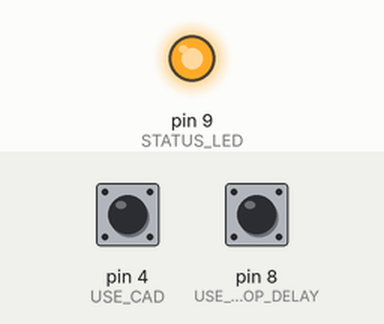
The sketch below on a simulated Arduino Pro Mini, built with avr-gcc and run on an emulated ATmega328P. On the bench: output pins drawn as LEDs (lit = HIGH). Inputs (shaded band) come from the test bench; at power-on: pin 4 (USE_CAD) HIGH, pin 8 (USE_LOOP_DELAY) HIGH. No radio packets arrive unless stated.

Above: at 0.08 s.
At 3.1 s:
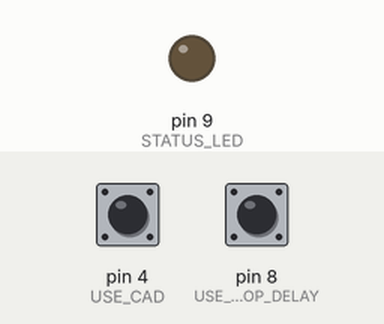
Timing chart, 0 to 7.9 s (numbered marks = the images above):
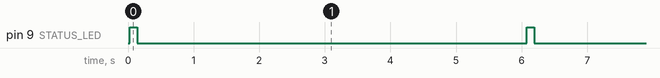

The sketch:

pro-mini-simple-lora-client.ino
```cpp
//
// Simple lora client. Uses Simple lora server.
//
// Test the affectiveness of SemTech/HopeRF Channel Activity Detection
// to reduce collisions in a simple broadcast transmission protocol.
//
// Arduino pin 4 and 8 control CAD and loop delay, resp.
//
// Based on LoRa Simple Yun Client by Edwin Chen <support@dragino.com>,
// Dragino Technology Co., Limited
//
//
// James Gallagher <jgallagher@opendap.org>
// 7/6/20

#include <SPI.h>
#include <RH_RF95.h>
//#include <LowPower.h>

#define RFM95_INT 3
#define RFM95_CS 5
#define RFM95_RST 6

#define FREQ 915.0
#define BANDWIDTH 125000
#define SPREADING_FACTOR 7  // sf = 6 - 12 --> 2^(sf)
#define CODING_RATE 5

#define NODE 1
#define DEBUG 0
#define EXPECT_REPLY 0
#define WAIT_AVAILABLE 3000 // ms to wait for a response from server
#define TX_INTERVAL 6000 // ms to wait before next transmission
#define CAD_TIMEOUT 3000 // timeout for CAD wait

#define USE_CAD 4   // If pin 4 is high, use CAD
#define USE_LOOP_DELAY 8  // If pin 8 is high, use a loop delay
#define STATUS_LED 9

// Without a loop delay, packets will be sent as fast as possible.
// This should cause maximum collisions.

#if DEBUG
#define IO(x) do { x; } while (false)
#else
#define IO(x)
#endif

// Singleton instance of the radio driver
RH_RF95 rf95(RFM95_CS, RFM95_INT);

unsigned int tx_power = 13;   // dBm 5 tp 23 for RF95

void setup()
{

  pinMode(USE_CAD, INPUT_PULLUP);
  pinMode(USE_LOOP_DELAY, INPUT_PULLUP);
  pinMode(STATUS_LED, OUTPUT);

  IO(Serial.begin(9600));
#if 0
  while (!Serial) ; // Wait for serial port to be available
#endif

  // LORA manual reset
  digitalWrite(RFM95_RST, LOW);
  delay(15);
  // LowPower.powerDown(SLEEP_15MS, ADC_OFF, BOD_OFF);
  digitalWrite(RFM95_RST, HIGH);
  delay(15);
  //LowPower.powerDown(SLEEP_15MS, ADC_OFF, BOD_OFF);

  Serial.println("Start LoRa Client");

  if (!rf95.init()) {
    IO(Serial.println(F("LoRa init failed.")));
    while (true) ;
  }

  // Setup ISM frequency
  rf95.setFrequency(FREQ);

  // Setup BandWidth, option: 7800,10400,15600,20800,31200,41700,62500,125000,250000,500000
  // Lower BandWidth for longer distance.
  rf95.setSignalBandwidth(BANDWIDTH);

  // Setup Power,dBm
  rf95.setTxPower(tx_power);

  // Setup Spreading Factor (6 ~ 12)
  rf95.setSpreadingFactor(SPREADING_FACTOR);

  // Setup Coding Rate:5(4/5),6(4/6),7(4/7),8(4/8)
  rf95.setCodingRate4(CODING_RATE);

  // rf95.setCADTimeout(CAD_TIMEOUT);
}

void yield(unsigned long ms_delay)
{
  unsigned long start = millis();
  while ((millis() - start) < ms_delay)
    yield();
}

// Function created to obtain chip's actual Vcc voltage value, using internal bandgap reference
// This demonstrates ability to read processors Vcc voltage and the ability to maintain A/D
// calibration with changing Vcc. Now works for 168/328 and mega boards.
// Thanks to "Coding Badly" for direct register control for A/D mux
// 1/9/10 "retrolefty"

/**
   @return The battery voltage x 100 as an int
*/
int get_bandgap()
{
#if defined(__AVR_ATmega1280__) || defined(__AVR_ATmega2560__)
  // For mega boards
  const long InternalReferenceVoltage = 1115L;  // Adjust this value to your boards specific internal BG voltage x1000
  // REFS1 REFS0          --> 0 1, AVcc internal ref. -Selects AVcc reference
  // MUX4 MUX3 MUX2 MUX1 MUX0  --> 11110 1.1V (VBG)         -Selects channel 30, bandgap voltage, to measure
  ADMUX = (0 << REFS1) | (1 << REFS0) | (0 << ADLAR) | (0 << MUX5) | (1 << MUX4) | (1 << MUX3) | (1 << MUX2) | (1 << MUX1) | (0 << MUX0);

#else
  // For 168/328 boards
  const long InternalReferenceVoltage = 1056L;  // Adjust this value to your boards specific internal BG voltage x1000
  // REFS1 REFS0          --> 0 1, AVcc internal ref. -Selects AVcc external reference
  // MUX3 MUX2 MUX1 MUX0  --> 1110 1.1V (VBG)         -Selects channel 14, bandgap voltage, to measure
  ADMUX = (0 << REFS1) | (1 << REFS0) | (0 << ADLAR) | (1 << MUX3) | (1 << MUX2) | (1 << MUX1) | (0 << MUX0);

#endif
  delay(50);  // Let mux settle a little to get a more stable A/D conversion
  // Start a conversion
  ADCSRA |= _BV( ADSC );
  // Wait for it to complete
  while ( ( (ADCSRA & (1 << ADSC)) != 0 ) );
  // Scale the value
  int results = (((InternalReferenceVoltage * 1024L) / ADC) + 5L) / 10L; // calculates for straight line value
  return results;

}

void loop()
{
  IO(Serial.println(F("Sending to LoRa Server")));
  static unsigned long last_tx_time = 0;
  static unsigned long message = 0;

  // Send a message to LoRa Server

  ++message;

  digitalWrite(STATUS_LED, HIGH);

  if (digitalRead(USE_CAD) == HIGH)
    rf95.setCADTimeout(CAD_TIMEOUT);
  else
    rf95.setCADTimeout(0);

  uint8_t data[RH_RF95_MAX_MESSAGE_LEN];
  snprintf(data, sizeof(data), "Hello, node %d, message %ld, tx time %ld ms, battery %d", NODE, message, last_tx_time, get_bandgap());

  unsigned long start_time = millis();

  rf95.send(data, sizeof(data));  // This may block for up to CAD_TIMEOUT
  rf95.waitPacketSent();  // Block until packet sent

  unsigned long end_time = millis();
  last_tx_time = end_time - start_time;   // last_tx_time used next iteration

#if EXPECT_REPLY
  // Now wait for a reply
  uint8_t buf[RH_RF95_MAX_MESSAGE_LEN];
  uint8_t len = sizeof(buf);

  if (rf95.waitAvailableTimeout(WAIT_AVAILABLE))
  {
    // Should be a reply message for us now
    if (rf95.recv(buf, &len))
    {
      IO(Serial.print(F("got reply: ")));
      IO(Serial.println((char*)buf));
      IO(Serial.print(F("RSSI: ")));
      IO(Serial.println(rf95.lastRssi(), DEC));
    }
    else
    {
      IO(Serial.println(F("receive failed")));
    }
  }
  else
  {
    IO(Serial.println(F("No reply, is LoRa server running?")));
  }
#endif  // EXPECT_REPLY

  digitalWrite(STATUS_LED, LOW);

  if (digitalRead(USE_LOOP_DELAY) == HIGH) {
    unsigned long elapsed_time = millis() - start_time;
    yield(max(TX_INTERVAL - elapsed_time, 0)); // wait here for upto TX_INTERVAL ms
  }
}
```

Measured:
- by itself, pin 9 (STATUS_LED): alternates HIGH for 0.11 s and LOW for 5.9 s
